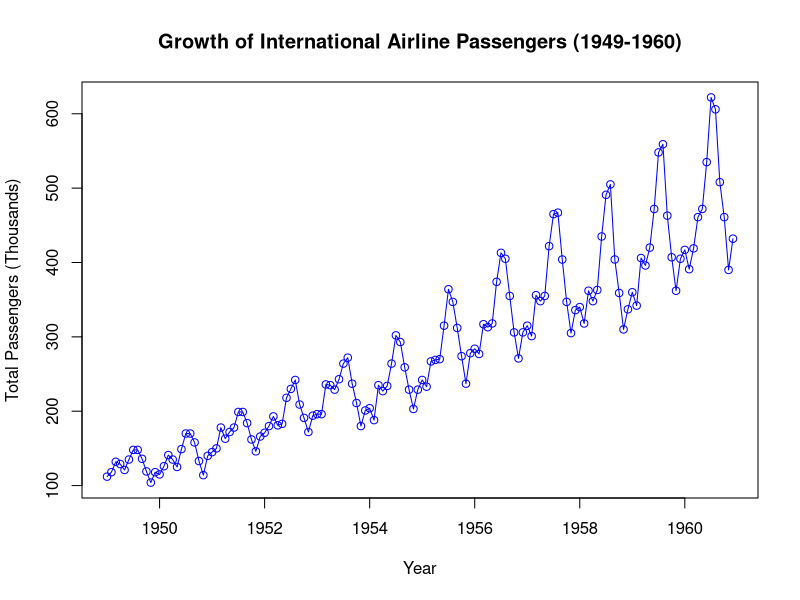

Here is the R script that generated this plot:
# Load built-in data
data("AirPassengers")

# Story: Monthly growth of airline passengers over time
plot(AirPassengers, 
     type = "o", 
     col = "blue", 
     main = "Growth of International Airline Passengers (1949-1960)", 
     xlab = "Year", 
     ylab = "Total Passengers (Thousands)")

# Insight for Sales Manager:
# The data shows a clear upward trend in travel demand year-over-year, 
# with consistent seasonal peaks occurring every summer.
